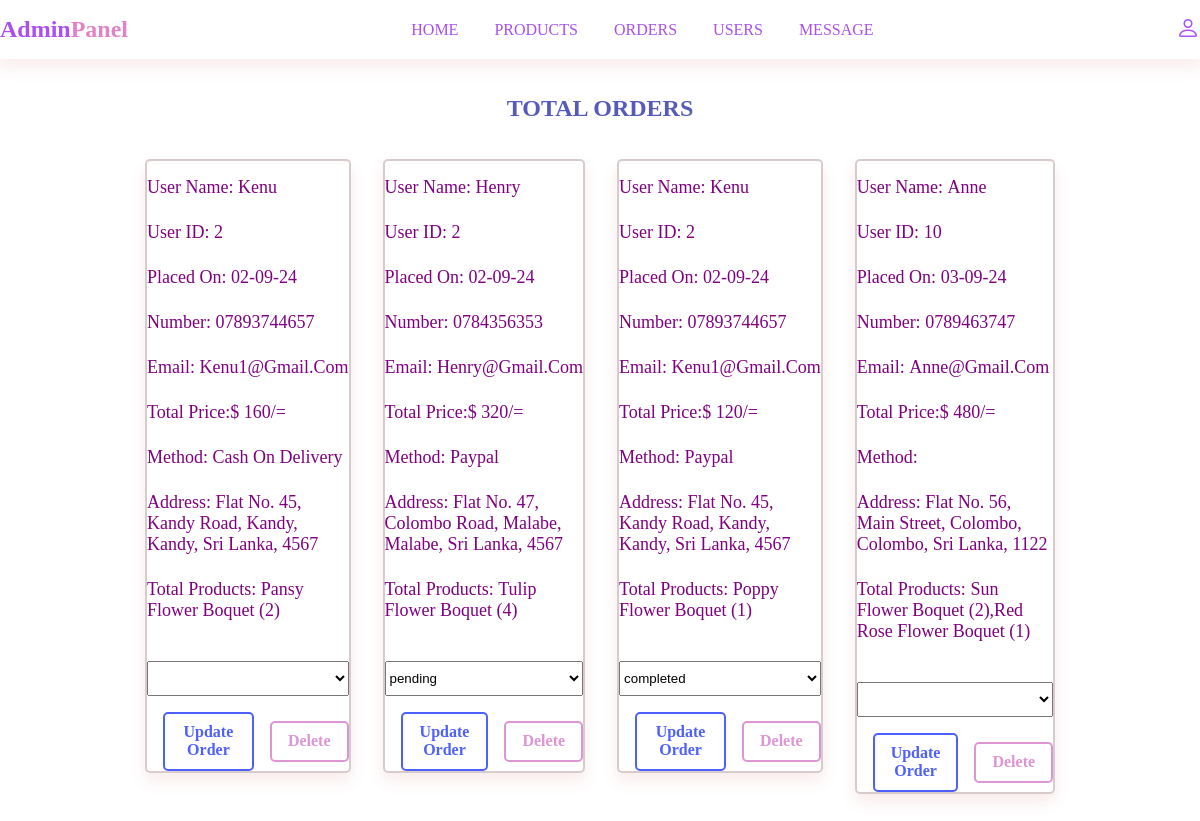
Screenshot of /admin_orders.php with the database file from the repository.
### tables this page shows
CREATE TABLE `orders` (
  `id` int(255) NOT NULL,
  `user_id` int(255) NOT NULL,
  `name` varchar(255) NOT NULL,
  `number` varchar(255) NOT NULL,
  `email` varchar(255) NOT NULL,
  `method` varchar(255) NOT NULL,
  `address` varchar(255) NOT NULL,
  `total_products` varchar(255) NOT NULL,
  `total_price` varchar(255) NOT NULL,
  `placed_on` varchar(255) NOT NULL,
  `payment_status` varchar(255) NOT NULL
);

### admin_orders.php (the view, shortened to what this page needs)
<?php
$conn = mysqli_connect("localhost", "root", "", "flower_db") or die('Connection failed');
?>
<!DOCTYPE html>
<html lang="en">
<head>
    <link rel="stylesheet" href="https://cdn.jsdelivr.net/npm/bootstrap-icons/font/bootstrap-icons.css">
    <link rel="stylesheet" href="style.css">
</head>
<body>
<header class="header">
    <div class="flex">
        <a href="admin_header.php" class="logo">Admin<span>Panel</span></a>
        <nav class="navbar">
            <a href="admin.php">Home</a>
            <a href="admin_product.php">Products</a>
            <a href="admin_orders.php">Orders</a>
            <a href="admin_user.php">Users</a>
            <a href="admin_message.php">Message</a>
        </nav>
        <div class="icons">
            <i class="bi bi-person" id="user-icon"></i>
        </div>
    </div>
</header>
<section class="order-container">
    <h1 class="title">Total Orders</h1>
    <div class="box-container">
        <?php
        $select_orders = mysqli_query($conn, "SELECT * FROM `orders`") or die('Query failed');
        while ($fetch_orders = mysqli_fetch_assoc($select_orders)) {
        ?>
            <div class="box">
                <p> User Name:&nbsp<?php echo $fetch_orders['name']; ?></p>
                <p> User ID:&nbsp<?php echo $fetch_orders['user_id']; ?></p>
                <p> placed on:&nbsp<?php echo $fetch_orders['placed_on']; ?></p>
                <p> number:&nbsp<?php echo $fetch_orders['number']; ?></p>
                <p> email:&nbsp<?php echo $fetch_orders['email']; ?></p>
                <p> total price:$ <?php echo $fetch_orders['total_price']; ?>/=</p>
                <p> Method:&nbsp<?php echo $fetch_orders['method']; ?></p>
                <p> Address:&nbsp<?php echo $fetch_orders['address']; ?></p>
                <p> Total Products:&nbsp<?php echo $fetch_orders['total_products']; ?></p>
                 <form method="post">
                    <select name="update_payment">
                        <option disabled selected><?php echo $fetch_orders['payment_status']; ?></option>
                        <option value="pending">pending</option>
                    </select>
                </form>
                <form method="post">
                    <a href="admin_orders.php?update=<?php echo $fetch_orders['id']; ?>" class="update" onclick="return confirm('Update this order?')">Update Order</a>
                    <a href="admin_orders.php?delete=<?php echo $fetch_orders['id']; ?>" class="delete" onclick="return confirm('Delete this order?')">Delete</a>
                </form>
            </div>
        <?php
        }
        ?>
    </div>
</section>
</body>
</html>

### style.css (style rules this page uses)
* { margin: 0; padding: 0; box-sizing: border-box; }
:root { --white-alpha-40: rgba(156, 126, 126, 0.4); --white-alpha-25: rgba(255,255,255,0.25); --backdrop-filter-blur: blur(5px); --pink:#965976; --box-shadow: 0 .5rem 1rem rgba(197, 62, 62, 0.1); }
a { text-decoration: none; }
header { background: #fff; width: 100%; padding: 1rem 0; box-shadow: var(--box-shadow); position: relative; z-index: 1000; }
.flex { max-width: 1200px; display: flex; justify-content:space-between; align-items: center; position: relative; margin: 0 auto; }
.logo { font-size: 1.5rem; font-weight: bold; color:#aa4ff3; }
.logo span { color:#e382c5 }
.navbar a { margin: 0 1rem; font-size: 1rem; color: #aa4ff3; text-transform: uppercase; }
.header .icons { display: flex; }
.header .icons i { margin-left: 1.2rem; font-size: 1.5rem; cursor: pointer; color: #aa4ff3; }
.title { text-align: center; text-transform: uppercase; color: #545bba; }
.box-container { padding: 2% 8%; display: grid; grid-template-columns: repeat(auto-fit,minmax(18rem,1fr)); justify-content: center; align-items: center; }
.box-container .box { box-shadow: var(--box-shadow); border-radius: 15px; background: var(--white-alpha-25); border: 2px solid var(--white-alpha-40); margin: 1rem; text-align: center; border-radius: 5px; }
.box-container .box p { font-size: 18px; text-transform: capitalize; margin: 1rem 0; }
h1 { text-align: center; }
.order-container { padding: 3% 7%; }
.order-container .box-container { display: flex; flex-direction: row; grid-template-columns: repeat(auto-fit, minmax(20rem, 1fr)); justify-content: center; align-items: flex-start; }
.order-container .box { text-align: left; }
.order-container .box p { margin-bottom: 1.5rem; text-transform: capitalize; color: purple; }
.order-container form { text-align: center; display: flex; justify-content: space-between; align-items: center; }
.order-container form select { width: 100%; margin: 1rem 0; padding: .5rem 0; cursor: pointer; }
.box-container .update { margin-left: 1rem; color: #4e60ff; text-decoration: none; font-weight: bold; padding: .6rem 1rem; border: 2px solid #4e60ff; border-radius: 5px; cursor: pointer; transition: background-color 0.3s ease; }
.box-container .delete { margin-left: 1rem; color: #dd95d3; text-decoration: none; font-weight: bold; padding: .6rem 1rem; border: 2px solid #dd95d3; border-radius: 5px; cursor: pointer; transition: background-color 0.3s ease; }

### rows the page displays
orders: name "Kenu", user "2", placed_on "02-09-24", number "07893744657", email "Kenu1@gmail.com", total_price "160", method "Cash On Delivery", address "Flat No. 45, Kandy Road, Kandy, Kandy, Sri Lanka, 4567", total_products "Pansy Flower Boquet (2)"
orders: name "Henry", user "2", placed_on "02-09-24", number "0784356353", email "Henry@gmail.com", total_price "320", method "Paypal", address "Flat No. 47, Colombo Road, Malabe, Malabe, Sri Lanka, 4567", total_products "Tulip Flower Boquet (4)", update_payment "pending"
orders: name "Kenu", user "2", placed_on "02-09-24", number "07893744657", email "Kenu1@gmail.com", total_price "120", method "Paypal", address "Flat No. 45, Kandy Road, Kandy, Kandy, Sri Lanka, 4567", total_products "Poppy Flower Boquet (1)", update_payment "completed"
orders: name "Anne", user "10", placed_on "03-09-24", number "0789463747", email "Anne@gmail.com", total_price "480", address "Flat No. 56, Main Street, Colombo, Colombo, Sri Lanka, 1122", total_products "Sun Flower Boquet (2),Red Rose Flower Boquet (1)"
